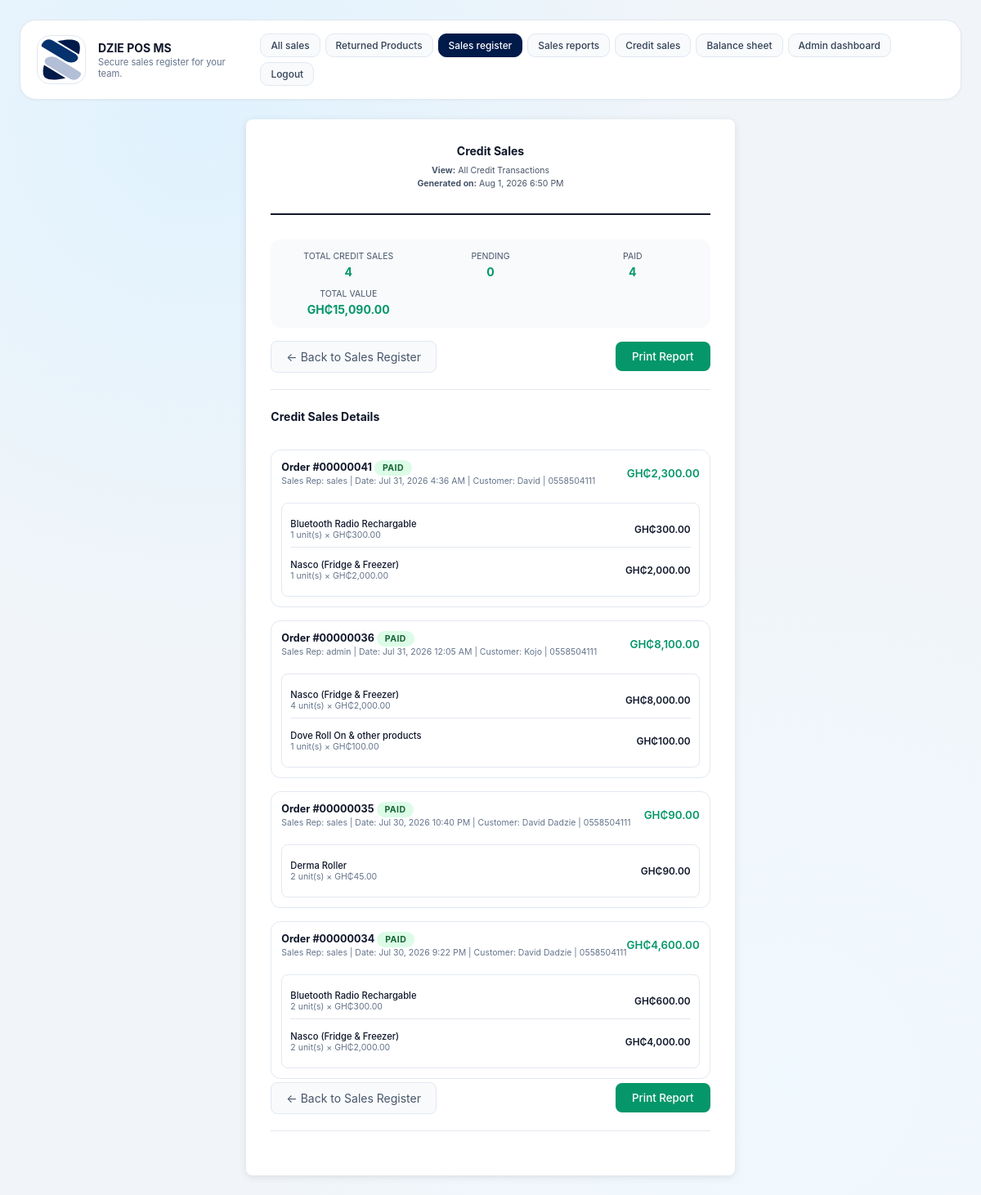
The app's page /credit_sales.php (signed in) with its own data.
### tables this page shows
CREATE TABLE settings (
            key TEXT PRIMARY KEY,
            value TEXT NOT NULL
        );

CREATE TABLE receipts (
            id INTEGER PRIMARY KEY,
            order_id INTEGER NOT NULL UNIQUE,
            username TEXT NOT NULL,
            receipt_content TEXT NOT NULL,
            return_status TEXT NOT NULL DEFAULT "Active",
            created_at TEXT NOT NULL,
            FOREIGN KEY(order_id) REFERENCES orders(id)
        );

CREATE TABLE orders (
            id INTEGER PRIMARY KEY,
            username TEXT NOT NULL,
            total REAL NOT NULL,
            status TEXT NOT NULL DEFAULT "Pending",
            created_at TEXT NOT NULL
        , credit INTEGER NOT NULL DEFAULT 0, customer_name TEXT, customer_phone TEXT, credit_status TEXT NOT NULL DEFAULT "Pending");

CREATE TABLE order_items (
            id INTEGER PRIMARY KEY,
            order_id INTEGER NOT NULL,
            product_id INTEGER NOT NULL,
            name TEXT NOT NULL,
            price REAL NOT NULL,
            quantity INTEGER NOT NULL,
            subtotal REAL NOT NULL,
            FOREIGN KEY(order_id) REFERENCES orders(id)
        );

### inc/functions.php (called while the page is built, shortened)
<?php
function get_db_path(): string {
    $dir = __DIR__ . '/../data';
    return $dir . '/pos.db';
}
function get_database(): PDO {
    static $pdo = null;
    if ($pdo !== null) {
        return $pdo;
    }
    $path = get_db_path();
    $pdo = new PDO('sqlite:' . $path);
    $pdo->setAttribute(PDO::ATTR_ERRMODE, PDO::ERRMODE_EXCEPTION);
    initialize_database($pdo);
    return $pdo;
}
function initialize_database(PDO $db): void {
    $db->exec(
        'CREATE TABLE IF NOT EXISTS products (
            id INTEGER PRIMARY KEY,
            code TEXT UNIQUE NOT NULL,
            name TEXT NOT NULL,
            category TEXT NOT NULL,
            price REAL NOT NULL,
            image TEXT NOT NULL,
            quantity INTEGER NOT NULL DEFAULT 0,
            bulk_quantity_threshold INTEGER NOT NULL DEFAULT 0,
            bulk_discount_percentage REAL NOT NULL DEFAULT 0
        )'
    );
    try {
        $db->exec('ALTER TABLE products ADD COLUMN quantity INTEGER NOT NULL DEFAULT 0');
    } catch (Exception $e) {
    }
    try {
        $db->exec('ALTER TABLE products ADD COLUMN bulk_quantity_threshold INTEGER NOT NULL DEFAULT 0');
    } catch (Exception $e) {
    }
    try {
        $db->exec('ALTER TABLE products ADD COLUMN bulk_discount_percentage REAL NOT NULL DEFAULT 0');
    } catch (Exception $e) {
    }
    $db->exec(
        'CREATE TABLE IF NOT EXISTS users (
            id INTEGER PRIMARY KEY,
            username TEXT UNIQUE NOT NULL,
            password_hash TEXT NOT NULL,
            role TEXT NOT NULL,
            created_at TEXT NOT NULL
        )'
    );
    $db->exec(
        'CREATE TABLE IF NOT EXISTS orders (
            id INTEGER PRIMARY KEY,
            username TEXT NOT NULL,
            total REAL NOT NULL,
            status TEXT NOT NULL DEFAULT "Pending",
            created_at TEXT NOT NULL,
            credit INTEGER NOT NULL DEFAULT 0,
            customer_name TEXT,
            customer_phone TEXT,
            credit_status TEXT NOT NULL DEFAULT "Pending"
        )'
    );
    try {
        $db->exec('ALTER TABLE orders ADD COLUMN credit INTEGER NOT NULL DEFAULT 0');
    } catch (Exception $e) {
    }
    try {
        $db->exec('ALTER TABLE orders ADD COLUMN customer_name TEXT');
    } catch (Exception $e) {
    }
    try {
        $db->exec('ALTER TABLE orders ADD COLUMN customer_phone TEXT');
    } catch (Exception $e) {
    }
    try {
        $db->exec('ALTER TABLE orders ADD COLUMN credit_status TEXT NOT NULL DEFAULT "Pending"');
    } catch (Exception $e) {
    }
    $db->exec(
        'CREATE TABLE IF NOT EXISTS order_items (
            id INTEGER PRIMARY KEY,
            order_id INTEGER NOT NULL,
            product_id INTEGER NOT NULL,
            name TEXT NOT NULL,
            price REAL NOT NULL,
            quantity INTEGER NOT NULL,
            subtotal REAL NOT NULL,
            FOREIGN KEY(order_id) REFERENCES orders(id)
        )'
    );
    $db->exec(
        'CREATE TABLE IF NOT EXISTS receipts (
            id INTEGER PRIMARY KEY,
            order_id INTEGER NOT NULL UNIQUE,
            username TEXT NOT NULL,
            receipt_content TEXT NOT NULL,
            return_status TEXT NOT NULL DEFAULT "Active",
            created_at TEXT NOT NULL,
            FOREIGN KEY(order_id) REFERENCES orders(id)
        )'
    );
    $db->exec(
        'CREATE TABLE IF NOT EXISTS returns (
            id INTEGER PRIMARY KEY,
            order_id INTEGER NOT NULL,
            product_id INTEGER NOT NULL,
            quantity INTEGER NOT NULL,
            reason TEXT,
            processed_by TEXT NOT NULL,
            created_at TEXT NOT NULL,
            FOREIGN KEY(order_id) REFERENCES orders(id)
        )'
    );
    $db->exec(
        'CREATE TABLE IF NOT EXISTS login_events (
            id INTEGER PRIMARY KEY,
            username TEXT NOT NULL,
            role TEXT NOT NULL,
            ip TEXT,
            created_at TEXT NOT NULL,
            logged_out_at TEXT
        )'
    );
    try {
        $db->exec('ALTER TABLE login_events ADD COLUMN logged_out_at TEXT');
    } catch (Exception $e) {
    }
    $db->exec(
        'CREATE TABLE IF NOT EXISTS settings (
            key TEXT PRIMARY KEY,
            value TEXT NOT NULL
        )'
    );
    $db->exec("INSERT OR IGNORE INTO settings (key, value) VALUES ('pos_name', 'WADI POS')");
    $db->exec(
        'CREATE TABLE IF NOT EXISTS stock_movements (
            id INTEGER PRIMARY KEY,
            product_id INTEGER NOT NULL,
            product_name TEXT NOT NULL,
            product_code TEXT NOT NULL,
            movement_type TEXT NOT NULL,
            quantity INTEGER NOT NULL,
            reference_type TEXT NOT NULL,
            reference_id INTEGER,
            notes TEXT,
            created_at TEXT NOT NULL,
            FOREIGN KEY(product_id) REFERENCES products(id)
        )'
    );
    $stmt = $db->query('SELECT COUNT(*) FROM products');
}
function current_user() {
    return $_SESSION['user'] ?? null;
}
function get_pos_name(): string {
    $stmt = get_database()->prepare('SELECT value FROM settings WHERE key = ?');
    $stmt->execute(['pos_name']);
    $result = $stmt->fetch(PDO::FETCH_ASSOC);
    return $result ? $result['value'] : 'WADI POS';
}
function get_trademark(): string {
    $stmt = get_database()->prepare('SELECT value FROM settings WHERE key = ?');
    $stmt->execute(['trademark']);
    $result = $stmt->fetch(PDO::FETCH_ASSOC);
    return $result ? $result['value'] : '';
}
function get_trademark_src(): string {
    $trademark = get_trademark();
    if ($trademark !== '' && file_exists(__DIR__ . '/../' . $trademark)) {
        return $trademark;
    }
    return 'images/pos-icon.svg';
}

### credit_sales.php (the view, shortened to what this page needs)
<?php
require_once __DIR__ . '/inc/functions.php';
$user = current_user();
$posName = get_pos_name();
$db = get_database();
$sql = 'SELECT o.id, o.username, o.total, o.created_at, o.customer_name, o.customer_phone, o.credit_status,
               r.id as receipt_id
        FROM orders o
        LEFT JOIN receipts r ON r.order_id = o.id
        WHERE o.credit = 1';
$params = [];
$sql .= ' ORDER BY o.created_at DESC';
$stmt = $db->prepare($sql);
$stmt->execute($params);
$creditOrders = $stmt->fetchAll(PDO::FETCH_ASSOC);
$allCreditItems = [];
if (!empty($creditOrders)) {
    $orderIds = array_column($creditOrders, 'id');
    $in = str_repeat('?,', count($orderIds) - 1) . '?';
    $stmt = $db->prepare(
        "SELECT oi.id, oi.order_id, oi.product_id, oi.name, oi.price, oi.quantity, oi.subtotal
         FROM order_items oi
         WHERE oi.order_id IN ($in)"
    );
    $stmt->execute($orderIds);
    $items = $stmt->fetchAll(PDO::FETCH_ASSOC);
    foreach ($items as $item) {
        $allCreditItems[$item['order_id']][] = $item;
    }
}
$groupedCredits = [];
foreach ($creditOrders as $order) {
    $oid = $order['id'];
    $groupedCredits[$oid] = [
        'order_id' => $oid,
        'username' => $order['username'],
        'total' => $order['total'],
        'created_at' => $order['created_at'],
        'receipt_id' => $order['receipt_id'],
        'customer_name' => $order['customer_name'] ?? '',
        'customer_phone' => $order['customer_phone'] ?? '',
        'credit_status' => $order['credit_status'] ?? 'Pending',
        'items' => $allCreditItems[$oid] ?? []
    ];
}
usort($groupedCredits, fn($a, $b) => strtotime($b['created_at']) - strtotime($a['created_at']));
?>
<!DOCTYPE html>
<html lang="en">
<head>
  <link rel="stylesheet" href="styles.css" />
</head>
<body>
  <div class="app-shell">
    <header class="header">
      <div class="brand">
        <img class="brand-icon" src="<?php echo htmlspecialchars(get_trademark_src()); ?>" alt="Trademark" />
        <div>
          <h1><?php echo htmlspecialchars($posName); ?></h1>
          <p class="subtitle">Secure sales register for your team.</p>
        </div>
      </div>
      <div class="header-actions" id="header-actions">
        <?php if ($user['role'] === 'admin'): ?>
        <a href="returns.php" class="secondary">All sales</a>
        <a href="returned_products.php" class="secondary">Returned Products</a>
        <?php endif; ?>
        <a href="sales.php" class="secondary">Sales register</a>
        <a href="sales_report.php" class="secondary">Sales reports</a>
        <a href="credit_sales.php" class="secondary">Credit sales</a>
        <a href="balance_sheet.php" class="secondary">Balance sheet</a>
        <?php if ($user['role'] === 'admin'): ?>
          <a href="admin.php" class="secondary">Admin dashboard</a>
        <?php endif; ?>
        <a href="logout.php" class="tertiary">Logout</a>
      </div>
    </header>
    <main class="main-grid">
      <div class="report-container returns-container">
    <div class="report-header">
      <h1 class="report-title">Credit Sales</h1>
      <div class="report-meta">
        <b>View:</b> <?php echo $user['role'] === 'admin' ? 'All Credit Transactions' : 'My Credit Sales'; ?><br>
        <b>Generated on:</b> <?php echo date('M j, Y g:i A'); ?>
      </div>
    </div>
    <?php
    $totalCredit = count($groupedCredits);
    $totalPending = 0;
    $totalPaid = 0;
    $totalValue = 0;
    foreach ($groupedCredits as $order) {
        $totalValue += $order['total'];
        if ($order['credit_status'] === 'Pending') {
            $totalPending++;
        } else {
            $totalPaid++;
        }
    }
    ?>
    <div class="stats-grid">
      <div class="stat-item">
        <div class="stat-label">Total Credit Sales</div>
        <div class="stat-value"><?php echo $totalCredit; ?></div>
      </div>
      <div class="stat-item">
        <div class="stat-label">Pending</div>
        <div class="stat-value"><?php echo $totalPending; ?></div>
      </div>
      <div class="stat-item">
        <div class="stat-label">Paid</div>
        <div class="stat-value"><?php echo $totalPaid; ?></div>
      </div>
      <div class="stat-item">
        <div class="stat-label">Total Value</div>
        <div class="stat-value">GH₵<?php echo number_format($totalValue, 2); ?></div>
      </div>
    </div>
    <div class="actions">
      <a href="sales.php" class="secondary">← Back to Sales Register</a>
      <button class="print-btn" onclick="window.print()">Print Report</button>
    </div>
    <?php if (empty($groupedCredits)): ?>
      <p class="empty-message">No credit sales found.</p>
    <?php else: ?>
      <div class="returns-summary sales-list">
        <h3>Credit Sales Details</h3>
        <?php foreach ($groupedCredits as $order): ?>
          <div class="return-order <?php echo $order['credit_status'] === 'Paid' ? '' : 'pending-credit'; ?>">
            <div class="order-header">
              <div>
                <div class="order-id">
                  Order #<?php echo str_pad((string)$order['order_id'], 8, '0', STR_PAD_LEFT); ?>
                  <span class="credit-status <?php echo strtolower($order['credit_status']); ?>">
                    <?php echo htmlspecialchars($order['credit_status']); ?>
                  </span>
                </div>
                <div class="order-meta">
                  Sales Rep: <?php echo htmlspecialchars($order['username']); ?> |
                  Date: <?php echo htmlspecialchars(date('M j, Y g:i A', strtotime($order['created_at']))); ?>
                  <?php if ($order['credit_status'] === 'Pending'): ?>
                    <?php if (!empty($order['customer_name'])): ?>
                      | Customer: <?php echo htmlspecialchars($order['customer_name']); ?>
                    <?php endif; ?>
                    <?php if (!empty($order['customer_phone'])): ?>
                      | <?php echo htmlspecialchars($order['customer_phone']); ?>
                    <?php endif; ?>
                    <button type="button" class="tertiary" style="font-size:0.78rem;padding:6px 10px;margin-left:8px;"
                      onclick="openPayModal(<?php echo $order['order_id']; ?>, '<?php echo htmlspecialchars(addslashes($order['customer_name'])); ?>', '<?php echo htmlspecialchars(addslashes($order['customer_phone'])); ?>', <?php echo htmlspecialchars(sprintf('%.2f', (float)$order['total'])); ?>)">
                      Pay
                    </button>
                  <?php else: ?>
                    <?php if (!empty($order['customer_name'])): ?>
                      | Customer: <?php echo htmlspecialchars($order['customer_name']); ?>
                    <?php endif; ?>
                    <?php if (!empty($order['customer_phone'])): ?>
                      | <?php echo htmlspecialchars($order['customer_phone']); ?>
                    <?php endif; ?>
                  <?php endif; ?>
                </div>
              </div>
              <div class="order-total active">
                GH₵<?php echo htmlspecialchars(number_format($order['total'], 2)); ?>
              </div>
            </div>
            <div class="order-items">
              <?php foreach ($order['items'] as $item): ?>
                <div class="item-row">
                  <div class="item-details">
                    <div class="item-name"><?php echo htmlspecialchars($item['name']); ?></div>
                    <div class="item-meta"><?php echo $item['quantity']; ?> unit(s) × GH₵<?php echo number_format($item['price'], 2); ?></div>
                  </div>
                  <div class="item-price">
                    GH₵<?php echo htmlspecialchars(number_format($item['subtotal'], 2)); ?>
                  </div>
                </div>
              <?php endforeach; ?>
            </div>
          </div>
        <?php endforeach; ?>
      </div>
    <?php endif; ?>
    <div class="actions">
      <a href="sales.php" class="secondary">← Back to Sales Register</a>
      <button class="print-btn" onclick="window.print()">Print Report</button>
    </div>
  </div>
    </main>
  </div>
</body>
</html>

### records on screen
settings: value (picture)
settings: value "DZIE POS MS"
receipts: order "00000041", order.credit_status "PAID", order.username "sales", order.created_at "Jul 31, 2026 4:36 AM", order.customer_name "David", order.customer_phone "0558504111", order.total "2,300.00"
order_items: name "Bluetooth Radio Rechargable", quantity "1", price "300.00", subtotal "300.00"
order_items: name "Nasco (Fridge & Freezer)", quantity "1", price "2,000.00", subtotal "2,000.00"
receipts: order "00000036", order.credit_status "PAID", order.username "admin", order.created_at "Jul 31, 2026 12:05 AM", order.customer_name "Kojo", order.customer_phone "0558504111", order.total "8,100.00"
order_items: name "Nasco (Fridge & Freezer)", quantity "4", price "2,000.00", subtotal "8,000.00"
order_items: name "Dove Roll On & other products", quantity "1", price "100.00", subtotal "100.00"
receipts: order "00000035", order.credit_status "PAID", order.username "sales", order.created_at "Jul 30, 2026 10:40 PM", order.customer_name "David Dadzie", order.customer_phone "0558504111", order.total "90.00"
order_items: name "Derma Roller", quantity "2", price "45.00", subtotal "90.00"
receipts: order "00000034", order.credit_status "PAID", order.username "sales", order.created_at "Jul 30, 2026 9:22 PM", order.customer_name "David Dadzie", order.customer_phone "0558504111", order.total "4,600.00"
order_items: name "Bluetooth Radio Rechargable", quantity "2", price "300.00", subtotal "600.00"
order_items: name "Nasco (Fridge & Freezer)", quantity "2", price "2,000.00", subtotal "4,000.00"

### other values on screen
$totalCredit "4"
$totalPending "0"
$totalPaid "4"
$totalValue "15,090.00"
